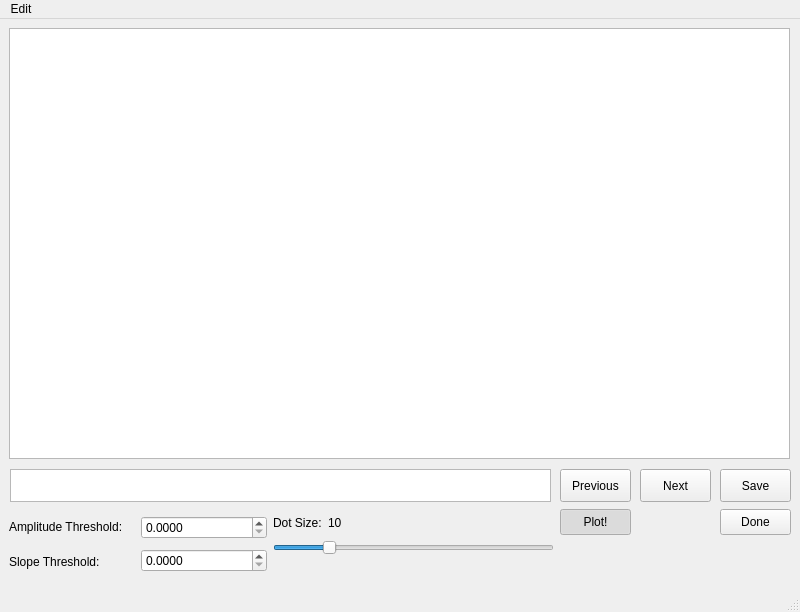
<?xml version="1.0" encoding="UTF-8"?>
<ui version="4.0">
 <class>MainWindow</class>
 <widget class="QMainWindow" name="MainWindow">
  <property name="geometry">
   <rect>
    <x>0</x>
    <y>0</y>
    <width>800</width>
    <height>612</height>
   </rect>
  </property>
  <property name="windowTitle">
   <string>MainWindow</string>
  </property>
  <widget class="QWidget" name="centralwidget">
   <widget class="PlotWidget" name="graphicsView">
    <property name="geometry">
     <rect>
      <x>9</x>
      <y>9</y>
      <width>781</width>
      <height>431</height>
     </rect>
    </property>
   </widget>
   <widget class="QListWidget" name="listwIndices">
    <property name="geometry">
     <rect>
      <x>10</x>
      <y>450</y>
      <width>541</width>
      <height>33</height>
     </rect>
    </property>
    <property name="sizePolicy">
     <sizepolicy hsizetype="Expanding" vsizetype="Fixed">
      <horstretch>0</horstretch>
      <verstretch>0</verstretch>
     </sizepolicy>
    </property>
    <property name="minimumSize">
     <size>
      <width>0</width>
      <height>33</height>
     </size>
    </property>
    <property name="maximumSize">
     <size>
      <width>16777215</width>
      <height>33</height>
     </size>
    </property>
    <property name="showDropIndicator" stdset="0">
     <bool>false</bool>
    </property>
    <property name="defaultDropAction">
     <enum>Qt::IgnoreAction</enum>
    </property>
    <property name="selectionMode">
     <enum>QAbstractItemView::ExtendedSelection</enum>
    </property>
    <property name="flow">
     <enum>QListView::LeftToRight</enum>
    </property>
   </widget>
   <widget class="QPushButton" name="btnPrev">
    <property name="geometry">
     <rect>
      <x>560</x>
      <y>450</y>
      <width>71</width>
      <height>33</height>
     </rect>
    </property>
    <property name="sizePolicy">
     <sizepolicy hsizetype="Fixed" vsizetype="Fixed">
      <horstretch>0</horstretch>
      <verstretch>0</verstretch>
     </sizepolicy>
    </property>
    <property name="minimumSize">
     <size>
      <width>0</width>
      <height>33</height>
     </size>
    </property>
    <property name="maximumSize">
     <size>
      <width>71</width>
      <height>33</height>
     </size>
    </property>
    <property name="text">
     <string>Previous</string>
    </property>
   </widget>
   <widget class="QPushButton" name="btnNext">
    <property name="geometry">
     <rect>
      <x>640</x>
      <y>450</y>
      <width>71</width>
      <height>33</height>
     </rect>
    </property>
    <property name="sizePolicy">
     <sizepolicy hsizetype="Fixed" vsizetype="Fixed">
      <horstretch>0</horstretch>
      <verstretch>0</verstretch>
     </sizepolicy>
    </property>
    <property name="minimumSize">
     <size>
      <width>0</width>
      <height>33</height>
     </size>
    </property>
    <property name="maximumSize">
     <size>
      <width>71</width>
      <height>33</height>
     </size>
    </property>
    <property name="text">
     <string>Next</string>
    </property>
   </widget>
   <widget class="QPushButton" name="btnSave">
    <property name="geometry">
     <rect>
      <x>720</x>
      <y>450</y>
      <width>71</width>
      <height>33</height>
     </rect>
    </property>
    <property name="sizePolicy">
     <sizepolicy hsizetype="Fixed" vsizetype="Fixed">
      <horstretch>0</horstretch>
      <verstretch>0</verstretch>
     </sizepolicy>
    </property>
    <property name="minimumSize">
     <size>
      <width>0</width>
      <height>33</height>
     </size>
    </property>
    <property name="maximumSize">
     <size>
      <width>71</width>
      <height>33</height>
     </size>
    </property>
    <property name="text">
     <string>Save</string>
    </property>
   </widget>
   <widget class="QPushButton" name="btnDone">
    <property name="geometry">
     <rect>
      <x>720</x>
      <y>490</y>
      <width>71</width>
      <height>26</height>
     </rect>
    </property>
    <property name="sizePolicy">
     <sizepolicy hsizetype="Fixed" vsizetype="Fixed">
      <horstretch>0</horstretch>
      <verstretch>0</verstretch>
     </sizepolicy>
    </property>
    <property name="minimumSize">
     <size>
      <width>71</width>
      <height>26</height>
     </size>
    </property>
    <property name="maximumSize">
     <size>
      <width>71</width>
      <height>26</height>
     </size>
    </property>
    <property name="text">
     <string>Done</string>
    </property>
   </widget>
   <widget class="QPushButton" name="btnPlot">
    <property name="geometry">
     <rect>
      <x>560</x>
      <y>490</y>
      <width>71</width>
      <height>26</height>
     </rect>
    </property>
    <property name="text">
     <string>Plot!</string>
    </property>
    <property name="checkable">
     <bool>true</bool>
    </property>
    <property name="checked">
     <bool>true</bool>
    </property>
   </widget>
   <widget class="QWidget" name="">
    <property name="geometry">
     <rect>
      <x>9</x>
      <y>493</y>
      <width>258</width>
      <height>64</height>
     </rect>
    </property>
    <layout class="QHBoxLayout" name="horizontalLayout">
     <item>
      <layout class="QVBoxLayout" name="verticalLayout_2">
       <item>
        <widget class="QLabel" name="label">
         <property name="text">
          <string>Amplitude Threshold:</string>
         </property>
        </widget>
       </item>
       <item>
        <widget class="QLabel" name="label_2">
         <property name="text">
          <string>Slope Threshold:</string>
         </property>
        </widget>
       </item>
      </layout>
     </item>
     <item>
      <layout class="QVBoxLayout" name="verticalLayout">
       <item>
        <widget class="QDoubleSpinBox" name="spinBoxAmp">
         <property name="decimals">
          <number>4</number>
         </property>
         <property name="maximum">
          <double>10000000.000000000000000</double>
         </property>
         <property name="singleStep">
          <double>0.100000000000000</double>
         </property>
        </widget>
       </item>
       <item>
        <widget class="QDoubleSpinBox" name="spinBoxSlope">
         <property name="decimals">
          <number>4</number>
         </property>
         <property name="maximum">
          <double>10000000.000000000000000</double>
         </property>
         <property name="singleStep">
          <double>0.100000000000000</double>
         </property>
        </widget>
       </item>
      </layout>
     </item>
    </layout>
   </widget>
   <widget class="QWidget" name="">
    <property name="geometry">
     <rect>
      <x>273</x>
      <y>493</y>
      <width>281</width>
      <height>43</height>
     </rect>
    </property>
    <layout class="QGridLayout" name="gridLayout">
     <item row="0" column="0">
      <widget class="QLabel" name="label_3">
       <property name="text">
        <string>Dot Size:</string>
       </property>
      </widget>
     </item>
     <item row="0" column="1">
      <widget class="QLabel" name="label_4">
       <property name="text">
        <string>10</string>
       </property>
      </widget>
     </item>
     <item row="0" column="2">
      <spacer name="horizontalSpacer">
       <property name="orientation">
        <enum>Qt::Horizontal</enum>
       </property>
       <property name="sizeHint" stdset="0">
        <size>
         <width>40</width>
         <height>20</height>
        </size>
       </property>
      </spacer>
     </item>
     <item row="1" column="0" colspan="3">
      <widget class="QSlider" name="sliderDotSize">
       <property name="minimum">
        <number>1</number>
       </property>
       <property name="maximum">
        <number>50</number>
       </property>
       <property name="value">
        <number>10</number>
       </property>
       <property name="orientation">
        <enum>Qt::Horizontal</enum>
       </property>
      </widget>
     </item>
    </layout>
   </widget>
  </widget>
  <widget class="QMenuBar" name="menubar">
   <property name="geometry">
    <rect>
     <x>0</x>
     <y>0</y>
     <width>800</width>
     <height>23</height>
    </rect>
   </property>
   <widget class="QMenu" name="menuEdit">
    <property name="title">
     <string>Edit</string>
    </property>
    <addaction name="actionUndo"/>
    <addaction name="actionRedo"/>
   </widget>
   <addaction name="menuEdit"/>
  </widget>
  <widget class="QStatusBar" name="statusbar"/>
  <action name="actionUndo">
   <property name="text">
    <string>Undo</string>
   </property>
  </action>
  <action name="actionRedo">
   <property name="text">
    <string>Redo</string>
   </property>
  </action>
 </widget>
 <customwidgets>
  <customwidget>
   <class>PlotWidget</class>
   <extends>QGraphicsView</extends>
   <header>pyqtgraphCore</header>
  </customwidget>
 </customwidgets>
 <resources/>
 <connections>
  <connection>
   <sender>sliderDotSize</sender>
   <signal>valueChanged(int)</signal>
   <receiver>label_4</receiver>
   <slot>setNum(int)</slot>
   <hints>
    <hint type="sourcelabel">
     <x>433</x>
     <y>521</y>
    </hint>
    <hint type="destinationlabel">
     <x>438</x>
     <y>503</y>
    </hint>
   </hints>
  </connection>
 </connections>
</ui>
